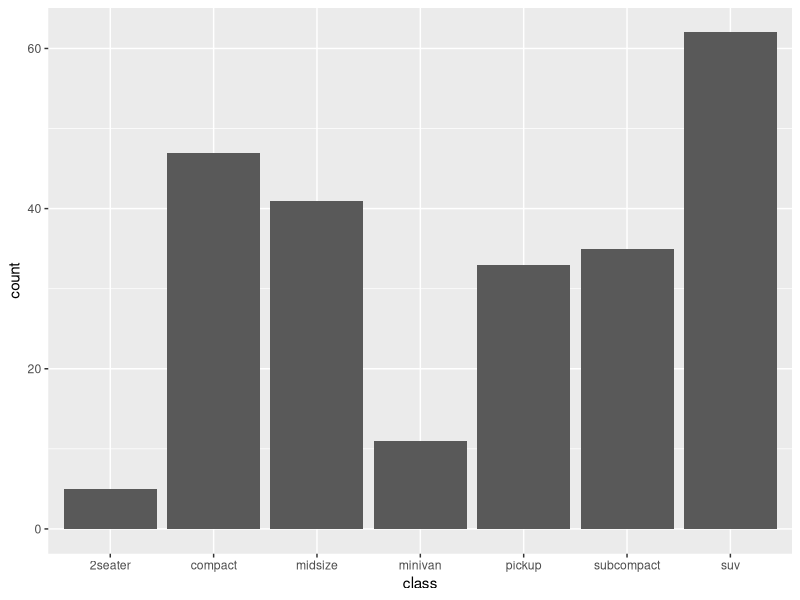
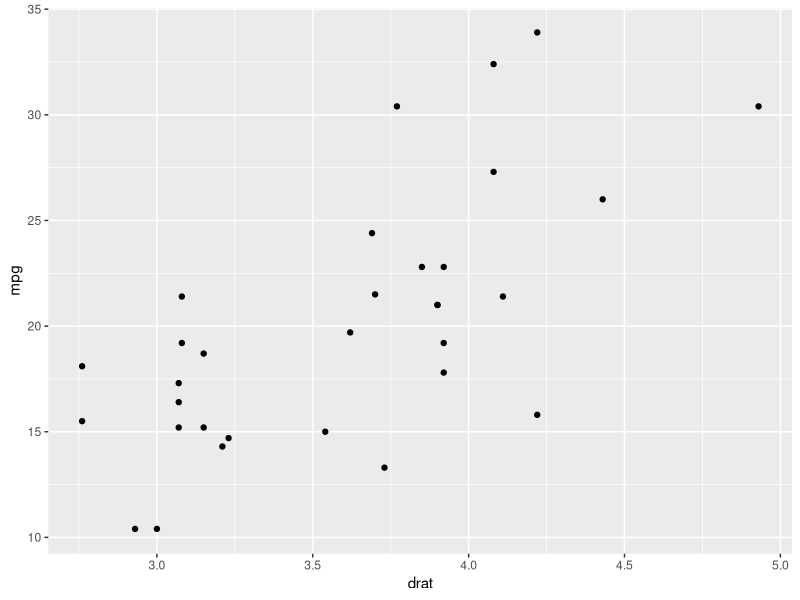
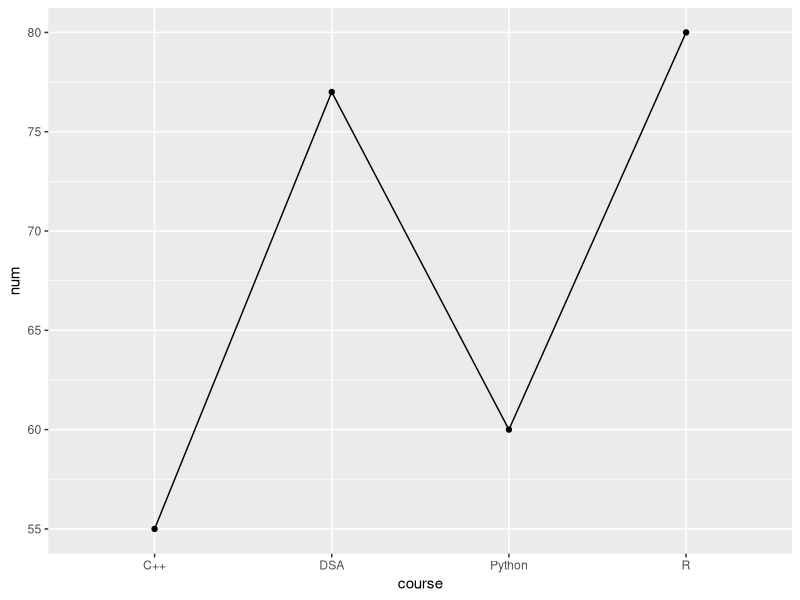
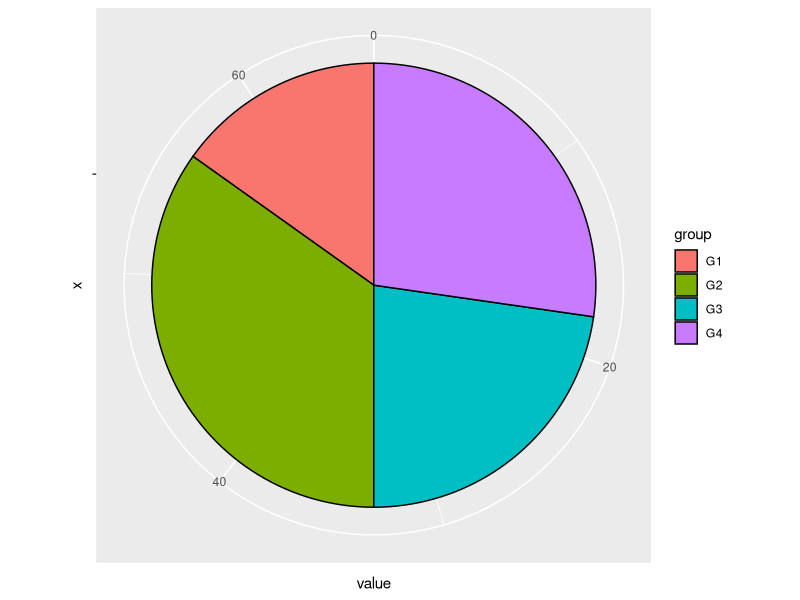
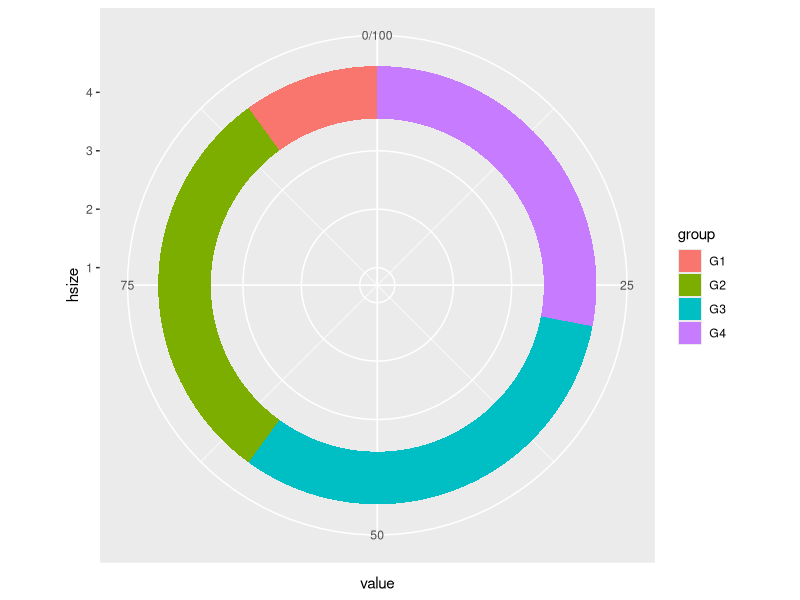
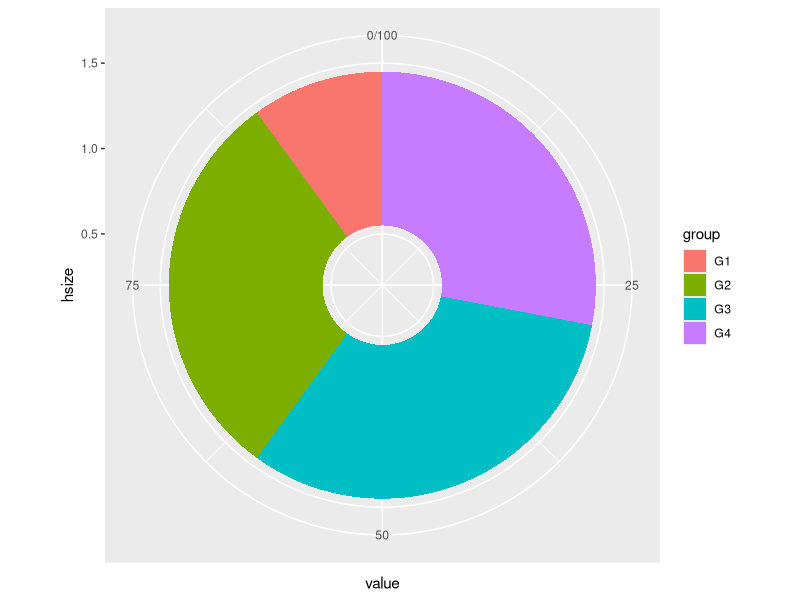
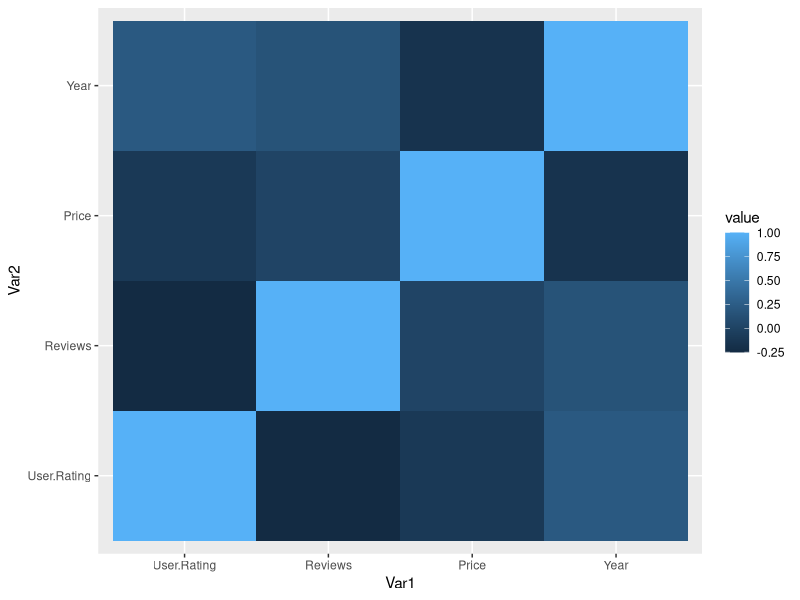

These figures' R source, in order:
### bar chart ####
library(tidyverse)
View(mpg)
#mpg is a fuel economy dataset
##ggplot is a package to create complex plots
##geom_bar makes the height of the bar proportional to the 
#number of cases in each group
#aes is something that is visual
ggplot(mpg) +
  geom_bar(aes(x = class))
#### scatter plot diagram #########
library(ggplot2)
#geom_point() will add points to the plot to create a scatter plot
View(mtcars)
ggplot(mtcars, aes(x = drat, y = mpg)) +
  geom_point()
### line chart #####
#library(ggplot2)
val <-data.frame(course=c('DSA','C++','R',
                          'Python'),
                 num=c(77,55,80,60))
val
ggplot(data=val, aes(x=course, y=num, group=1))+geom_line()+
  geom_point()

#### pie chart #######


df <- data.frame(value = c(10, 23, 15, 18),
                 group = paste0("G", 1:4))
df
#fill is used to fill color in pie chart
#color is for outline of angles of pie
#theta is the angle of pie
# geom_col() is used when heights of the bars
#are used to represent values in the data
ggplot(df, aes(x = "", y = value, fill = group)) +
  geom_col(color = "black") +
  coord_polar(theta = "y")
#### Donut Chart ###
#library(ggplot2)
library(dplyr)
df <- data.frame(value = c(10, 30, 32, 28),
                 group = paste0("G", 1:4))
hsize <- 4
df
df <- df %>% 
  mutate(x = hsize)
df
ggplot(df, aes(x = hsize, y = value,
               fill = group)) +
  
  geom_col() +
  coord_polar(theta = "y") +
  xlim(c(0.7, hsize + 0.5))
# Small hole
hsize <- 1
df <- df %>% 
  mutate(x = hsize)
ggplot(df, aes(x = hsize, y = value, fill = group)) +
  geom_col() +
  coord_polar(theta = "y") +
  xlim(c(0.2, hsize + 0.5))
## Heat map #####
library(ggplot2)
library(reshape2)
getwd()
df <- read.csv("bestsellers1.csv")
#cor() will calculate correlation coefficient 

data <- cor(df[sapply(df,is.numeric)])
data
#melt is used to reshape long data into wider format
data1 <- melt(data)
data1
#geom_tile is used create tile with rectangles
ggplot(data1, aes(x = Var1,
                  y = Var2,
                  fill = value))+geom_tile()



